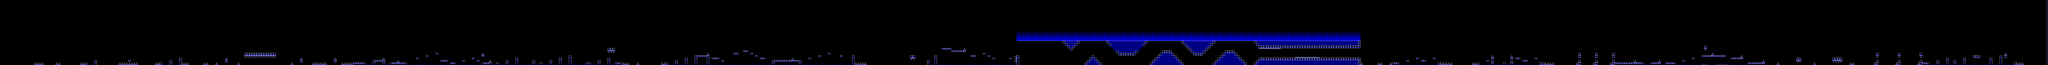

A level layout from a 2D game, rendered from its tile map. Below: a short description, then the map file with tile-grid data replaced by summaries:
An orthogonal 846x27 tile map with 16x16 px tiles, 2 tile layers (l2, l1), 2 tilesets and 207 objects.

<map version="1.10" tiledversion="1.11.0" orientation="orthogonal" renderorder="right-down" width="846" height="27" tilewidth="16" tileheight="16" infinite="0" nextlayerid="8" nextobjectid="446">
 <editorsettings>
  <export target="backontrack.json" format="json" />
 </editorsettings>
 <properties>
  <property name="BG" type="color" value="#ffff04b9" />
  <property name="Difficulty" value="EASY" />
  <property name="GROUND" type="color" value="#ffe2008a" />
  <property name="Gamemode" type="int" value="0" />
  <property name="Level name" value="BACK ON TRACK" />
  <property name="Song" value="BACKOT" />
  <property name="Speed" type="int" value="1" />
  <property name="Stars" type="int" value="2" />
 </properties>
 <tileset firstgid="1" source="famidash.tsx" />
 <tileset firstgid="513" source="sprites.tsx" />
 <layer id="4" name="l2" width="846" height="27">
  <data>[22842 cells, 22788 non-empty, 8 distinct tile ids]</data>
 </layer>
 <layer id="1" name="l1" width="846" height="27">
  <data>[22842 cells, 22841 non-empty, 25 distinct tile ids]</data>
 </layer>
 <objectgroup id="7" name="SP">
  <object id="208" gid="523" x="208" y="432" width="16" height="16" />
  <object id="211" gid="518" x="592" y="432" width="16" height="16" />
  <object id="212" gid="523" x="768" y="432" width="16" height="16" />
  <object id="214" gid="519" x="1088" y="432" width="16" height="16" />
  <object id="215" gid="519" x="1152" y="432" width="16" height="16" />
  <object id="216" gid="523" x="1640" y="432" width="16" height="16" />
  <object id="217" gid="523" x="1712" y="432" width="16" height="16" />
  <object id="218" gid="523" x="1784" y="432" width="16" height="16" />
  <object id="219" gid="521" x="1616" y="352" width="16" height="16" />
  <object id="220" gid="521" x="1680" y="352" width="16" height="16" />
  <object id="221" gid="521" x="1744" y="352" width="16" height="16" />
  <object id="222" gid="521" x="1808" y="352" width="16" height="16" />
  <object id="223" gid="523" x="2240" y="432" width="16" height="16" />
  <object id="224" gid="520" x="2336" y="432" width="16" height="16" />
  <object id="225" gid="520" x="2432" y="432" width="16" height="16" />
  <object id="226" gid="518" x="2496" y="432" width="16" height="16" />
  <object id="227" gid="520" x="2640" y="432" width="16" height="16" />
  <object id="228" gid="523" x="2672" y="416" width="16" height="16" />
  <object id="229" gid="519" x="2720" y="432" width="16" height="16" />
  <object id="230" gid="517" x="2816" y="432" width="16" height="16" />
  <object id="231" gid="518" x="2944" y="432" width="16" height="16" />
  <object id="232" gid="517" x="3120" y="432" width="16" height="16" />
  <object id="235" gid="516" x="2240" y="336" width="16" height="16">
   <properties>
    <property name="Channel" value="BG" />
    <property name="Color" type="color" value="#fffc0083" />
    <property name="Frames" type="int" value="30" />
   </properties>
  </object>
  <object id="236" gid="516" x="2240" y="352" width="16" height="16">
   <properties>
    <property name="Channel" value="GROUND" />
    <property name="Color" type="color" value="#ffa70059" />
    <property name="Frames" type="int" value="30" />
   </properties>
  </object>
  <object id="237" gid="521" x="4016" y="320" width="16" height="16" />
  <object id="238" gid="521" x="4048" y="320" width="16" height="16" />
  <object id="239" gid="523" x="3408" y="384" width="16" height="16" />
  <object id="240" gid="523" x="3760" y="368" width="16" height="16" />
  <object id="241" gid="523" x="4768" y="400" width="16" height="16" />
  </objectgroup>
</map>
<!-- 178 of 207 objects omitted -->
